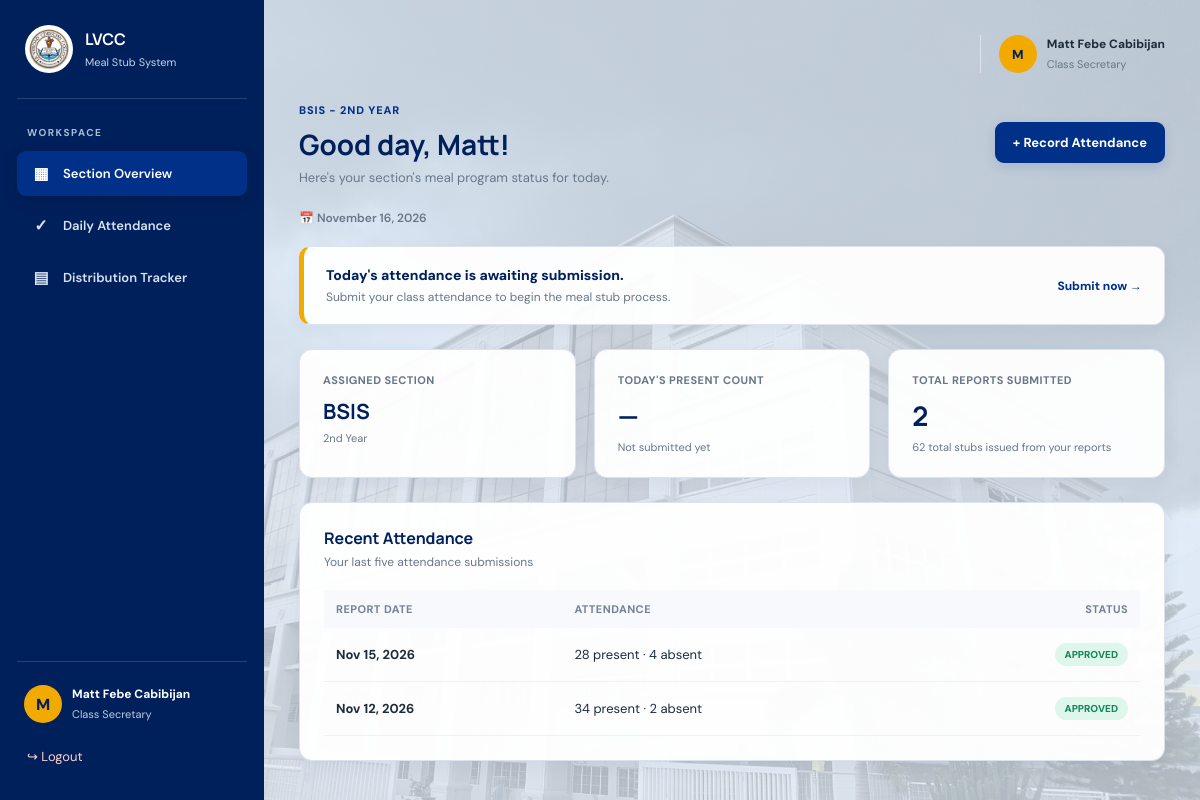
The page /secretary_dashboard.php (signed in) on the database its author committed.
### tables this page shows
CREATE TABLE attendance_reports (
            id INTEGER PRIMARY KEY AUTOINCREMENT,
            secretary_id INTEGER NOT NULL,
            course TEXT NOT NULL,
            year_level INTEGER NOT NULL CHECK (year_level BETWEEN 1 AND 6),
            section TEXT NOT NULL,
            report_date TEXT NOT NULL,
            present_count INTEGER NOT NULL CHECK (present_count >= 0),
            absent_count INTEGER NOT NULL DEFAULT 0 CHECK (absent_count >= 0),
            status TEXT NOT NULL DEFAULT 'pending'
                CHECK (status IN ('pending', 'approved', 'rejected')),
            remarks TEXT,
            reviewed_by INTEGER,
            reviewed_at TIMESTAMP,
            review_remarks TEXT,
            created_at TIMESTAMP DEFAULT CURRENT_TIMESTAMP,
            updated_at TIMESTAMP,
            FOREIGN KEY (secretary_id) REFERENCES users(id),
            FOREIGN KEY (reviewed_by) REFERENCES users(id)
        );

### secretary_dashboard.php (the view, shortened to what this page needs)
<?php
require_once __DIR__ . '/db.php';
$userId = (int) $_SESSION['user_id'];
$secName = (string)(
    $_SESSION['full_name'] ??
    $_SESSION['name'] ??
    'Class Secretary'
);
$firstName = explode(' ', trim($secName))[0] ?: 'Secretary';
$initials = strtoupper(substr($firstName, 0, 1));
$courseCode = '';
$yearLevel = '';
$sectionDisplay = 'No section assigned';
$reports = [];
$todayReport = null;
$todayPresent = 0;
$todayAbsent = 0;
$totalReports = 0;
$totalStubs = 0;
try {
    $stmt = $pdo->prepare("
        SELECT
            u.full_name,
            u.section_id,
            s.section_name,
            c.course_code,
            y.year_level
        FROM users u
        LEFT JOIN sections s ON u.section_id = s.id
        LEFT JOIN courses c ON s.course_id = c.id
        LEFT JOIN year_levels y ON s.year_id = y.id
        WHERE u.id = ?
          AND u.role = 'secretary'
        LIMIT 1
    ");
    $stmt->execute([$userId]);
    $secretary = $stmt->fetch(PDO::FETCH_ASSOC);
    if ($secretary) {
        $secName = $secretary['full_name'] ?: $secName;
        $firstName = explode(' ', trim($secName))[0] ?: 'Secretary';
        $initials = strtoupper(substr($firstName, 0, 1));
        $courseCode = $secretary['course_code'] ?? '';
        $yearLevel = $secretary['year_level'] ?? '';
        if ($courseCode && $yearLevel) {
            $sectionDisplay = $courseCode . ' - ' . $yearLevel;
        }
    } else {
        throw new Exception('Secretary account information could not be found.');
    }
    $stmt = $pdo->prepare("
        SELECT COUNT(*)
        FROM attendance_reports
        WHERE secretary_id = ?
    ");
    $stmt->execute([$userId]);
    $totalReports = (int)$stmt->fetchColumn();
    $stmt = $pdo->prepare("
        SELECT *
        FROM attendance_reports
        WHERE secretary_id = ?
          AND report_date = ?
        ORDER BY id DESC
        LIMIT 1
    ");
    $stmt->execute([
        $userId,
        date('Y-m-d')
    ]);
    $todayReport = $stmt->fetch(PDO::FETCH_ASSOC);
    $stmt = $pdo->prepare("
        SELECT COALESCE(SUM(sb.stubs_issued), 0)
        FROM stub_batches sb
        INNER JOIN attendance_reports ar
            ON sb.attendance_report_id = ar.id
        WHERE ar.secretary_id = ?
    ");
    $stmt->execute([$userId]);
    $totalStubs = (int)$stmt->fetchColumn();
    $stmt = $pdo->prepare("
        SELECT
            id,
            report_date,
            present_count,
            absent_count,
            status
        FROM attendance_reports
        WHERE secretary_id = ?
        ORDER BY report_date DESC, id DESC
        LIMIT 5
    ");
    $stmt->execute([$userId]);
    $reports = $stmt->fetchAll(PDO::FETCH_ASSOC);
} catch (Throwable $e) {
    error_log($e->getMessage());
    $dashboardError = 'Unable to load dashboard information. Please try again.';
}
function statusBadgeClass($status) {
    switch (strtolower((string)$status)) {
        case 'approved':
            return 'badge-approved';
    }
}
function e($value) {
    return htmlspecialchars((string)($value ?? ''), ENT_QUOTES, 'UTF-8');
}
$todayFormatted = date('F d, Y');
?>
<!DOCTYPE html>
<html lang="en">
<head>
</head>
<body>
<aside class="sidebar">
    <div class="brand">
        <img src="assets/image/LVlogo.jpg" alt="LVCC Logo">
        <div>
            <h2>LVCC</h2>
            <span>Meal Stub System</span>
        </div>
    </div>
    <div class="nav-label">WORKSPACE</div>
    <nav class="nav-links">
        <a href="secretary_dashboard.php" class="active">
            <span class="nav-icon">▦</span>
            Section Overview
        </a>
        <a href="daily_attendance.php">
            <span class="nav-icon">✓</span>
            Daily Attendance
        </a>
        <a href="distribution_tracker.php">
            <span class="nav-icon">▤</span>
            Distribution Tracker
        </a>
    </nav>
    <div class="sidebar-bottom">
        <div class="sidebar-profile">
            <div class="sidebar-avatar"><?= e($initials) ?></div>
            <div>
                <strong><?= e($secName) ?></strong>
                <small>Class Secretary</small>
            </div>
        </div>
        <a href="logout.php" class="logout">↪ Logout</a>
    </div>
</aside>
<main class="main-content">
<div class="content">
    <div class="topbar">
        <div class="profile">
            <div class="avatar"><?= e($initials) ?></div>
            <div>
                <strong><?= e($secName) ?></strong>
                <small>Class Secretary</small>
            </div>
        </div>
    </div>
    <section class="page-heading">
        <div>
            <span class="eyebrow"><?= e($sectionDisplay) ?></span>
            <h1>Good day, <?= e($firstName) ?>!</h1>
            <p class="subtitle">
                Here's your section's meal program status for today.
            </p>
        </div>
        <div>
            <a href="daily_attendance.php" class="btn-primary">
                + Record Attendance
            </a>
        </div>
    </section>
    <div class="date-label" style="margin-bottom:20px;">
        <span>📅</span> <?= e($todayFormatted) ?>
    </div>
    <section class="top-banner">
        <div>
            <?php if ($todayReport): ?>
                <div class="banner-title">
                    ✓ Today's attendance has been submitted.
                </div>
                <p class="banner-description">
                    Current status:
                    <strong><?= e(ucfirst($todayReport['status'] ?? 'pending')) ?></strong>
                    — <?= number_format($todayPresent) ?> present and
                    <?= number_format($todayAbsent) ?> absent.
                </p>
            <?php else: ?>
                <div class="banner-title">
                    Today's attendance is awaiting submission.
                </div>
                <p class="banner-description">
                    Submit your class attendance to begin the meal stub process.
                </p>
            <?php endif; ?>
        </div>
        <a href="daily_attendance.php" class="banner-link">
            <?= $todayReport ? 'View attendance →' : 'Submit now →' ?>
        </a>
    </section>
    <section class="kpi-grid">
        <div class="kpi-card">
            <p>Assigned Section</p>
            <strong style="font-size:21px;">
                <?= e($courseCode ?: 'N/A') ?>
            </strong>
            <span>
                <?= e($yearLevel ?: 'No year assigned') ?>
            </span>
        </div>
        <div class="kpi-card">
            <p>Today's Present Count</p>
            <strong>
                <?= $todayReport ? number_format($todayPresent) : '—' ?>
            </strong>
            <span>
                <?= $todayReport
                    ? 'Based on today’s submitted report'
                    : 'Not submitted yet' ?>
            </span>
        </div>
        <div class="kpi-card">
            <p>Total Reports Submitted</p>
            <strong><?= number_format($totalReports) ?></strong>
            <span>
                <?= number_format($totalStubs) ?>
                total stubs issued from your reports
            </span>
        </div>
    </section>
    <section class="panel">
        <div class="panel-heading">
            <h3>Recent Attendance</h3>
        </div>
        <p class="panel-description">
            Your last five attendance submissions
        </p>
        <?php if (empty($reports)): ?>
            <div class="empty-state">
                <strong>No attendance reports yet.</strong>
                Your submitted attendance records will appear here.
            </div>
        <?php else: ?>
            <div class="table-wrap">
                <table>
                    <thead>
                        <tr>
                            <th>Report Date</th>
                            <th>Attendance</th>
                            <th style="text-align:right;">Status</th>
                        </tr>
                    </thead>
                    <tbody>
                        <?php foreach ($reports as $r): ?>
                            <tr>
                                <td>
                                    <div class="report-date">
                                        <?= e(date('M d, Y', strtotime($r['report_date']))) ?>
                                    </div>
                                </td>
                                <td>
                                    <div>
                                        <?= number_format((int)$r['present_count']) ?> present
                                        ·
                                        <?= number_format((int)($r['absent_count'] ?? 0)) ?> absent
                                    </div>
                                </td>
                                <td style="text-align:right;">
                                    <span class="badge <?= e(statusBadgeClass($r['status'] ?? 'pending')) ?>">
                                        <?= e(ucfirst($r['status'] ?? 'pending')) ?>
                                    </span>
                                </td>
                            </tr>
                        <?php endforeach; ?>
                    </tbody>
                </table>
            </div>
        <?php endif; ?>
    </section>
</div>
</main>
</body>
</html>

### rows shown on the page
attendance_reports: report_date "Nov 15, 2026", present_count "28", absent_count "4", status "APPROVED"
attendance_reports: report_date "Nov 12, 2026", present_count "34", absent_count "2", status "APPROVED"

### other values the page prints
$initials "M"
$secName "Matt Febe Cabibijan"
$sectionDisplay "BSIS - 2ND YEAR"
$firstName "Matt"
$courseCode ?: 'N/A' "BSIS"
$yearLevel ?: 'No year assigned' "2nd Year"
$totalReports "2"
$totalStubs "62"
